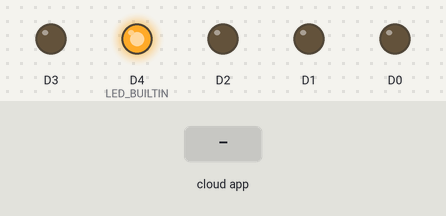
The sketch below on a simulated ESP8266 (NodeMCU). Parts: output pins drawn as LEDs (lit = HIGH, except the on-board LED, lit = LOW). The test bench sets the inputs (shaded band). WiFi joins after 1.5 s; servers stay silent unless stated; no MQTT or app messages arrive unless stated; what the sketch prints to the serial monitor is not drawn.

Above: at 2.7 s.
2.8 s: the phone or cloud app sets up to 1
At 3.3 s:
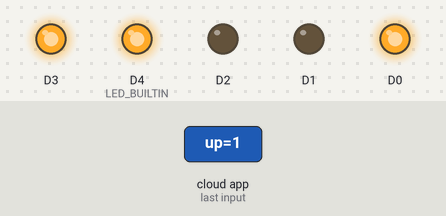
4.3 s: the phone or cloud app sets left to 1
At 4.8 s:
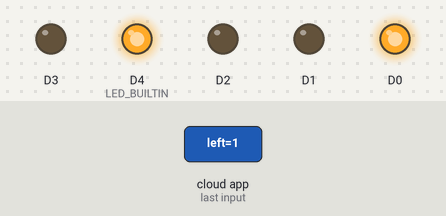
5.8 s: the phone or cloud app sets right to 1
At 6.7 s:
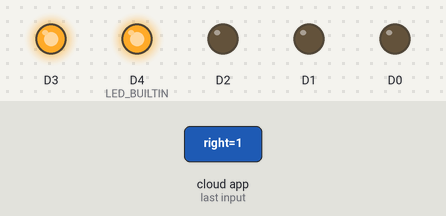
7.3 s: the phone or cloud app sets down to 1
At 8.3 s:
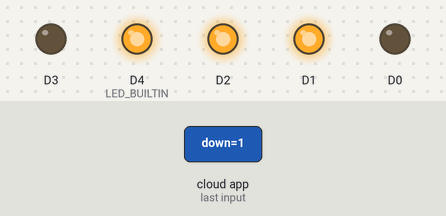
8.8 s: the phone or cloud app sets left to 1
At 10.0 s:
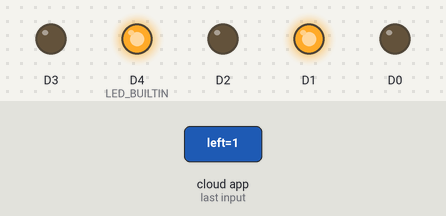
10.3 s: the phone or cloud app sets right to 1
At 11.7 s:
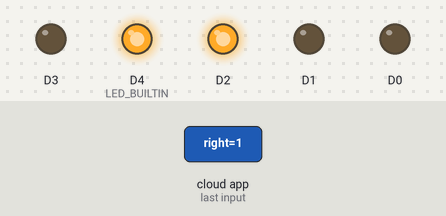
Timing chart, 0 to 16.8 s (numbered marks = the images above; inputs shaded):
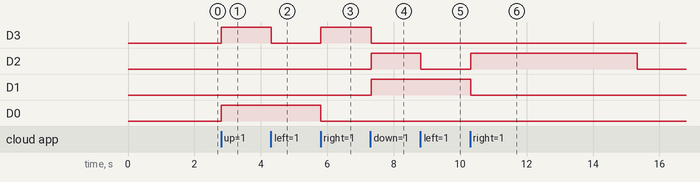

Measured:
- after the input at 2.8 s, D3, D0: LOW → HIGH at once
- after the input at 4.3 s, D3: HIGH → LOW at once
- after the input at 5.8 s, D3: LOW → HIGH at once; D0: HIGH → LOW at once
- after the input at 7.3 s, D3: HIGH → LOW at once; D2, D1: LOW → HIGH at once
- after the input at 8.8 s, D2: HIGH → LOW at once
- after the input at 10.3 s, D2: LOW → HIGH at once, → LOW 5.0 s later; D1: HIGH → LOW after 0.02 s instead of 3.5 s

The sketch:

mqtt_car_controller-with-react.ino
```cpp
#include <ESP8266WiFi.h>
#include "Adafruit_MQTT.h"
#include "Adafruit_MQTT_Client.h"

/************************* WiFi Access Point *********************************/

//#define WLAN_SSID       "Dhingra"
//#define WLAN_PASS       "alohomora"
#define WLAN_SSID       "Dhingra"
#define WLAN_PASS       "alohomora"

/************************* Adafruit.io Setup *********************************/

#define AIO_SERVER      "mqtt.raghavdhingra.com"
#define AIO_SERVERPORT  1883                   // use 8883 for SSL
#define AIO_USERNAME    "raghavdhingra"
#define AIO_KEY         "qwerty1234"

/************ Global State (you don't need to change this!) ******************/

// Create an ESP8266 WiFiClient class to connect to the MQTT server.
WiFiClient client;
// or... use WiFiClientSecure for SSL
//WiFiClientSecure client;

// Setup the MQTT client class by passing in the WiFi client and MQTT server and login details.
Adafruit_MQTT_Client mqtt(&client, AIO_SERVER, AIO_SERVERPORT, AIO_USERNAME, AIO_KEY);

/****************************** Feeds ***************************************/

// Notice MQTT paths for AIO follow the form: <username>/feeds/<feedname>
// Setup a feed called 'onoff' for subscribing to changes.
Adafruit_MQTT_Subscribe upButton = Adafruit_MQTT_Subscribe(&mqtt, "car/remote/up");
Adafruit_MQTT_Subscribe leftButton = Adafruit_MQTT_Subscribe(&mqtt, "car/remote/left");
Adafruit_MQTT_Subscribe rightButton = Adafruit_MQTT_Subscribe(&mqtt, "car/remote/right");
Adafruit_MQTT_Subscribe downButton = Adafruit_MQTT_Subscribe(&mqtt, "car/remote/down");

/*************************** Sketch Code ************************************/

// Bug workaround for Arduino 1.6.6, it seems to need a function declaration
// for some reason (only affects ESP8266, likely an arduino-builder bug).
void MQTT_connect();

void setup() {
  Serial.begin(115200);
  delay(10);
  pinMode(D0, OUTPUT);
  pinMode(D1, OUTPUT);
  pinMode(D2, OUTPUT);
  pinMode(D3, OUTPUT);
  pinMode(LED_BUILTIN, OUTPUT);

  Serial.println(F("Adafruit MQTT demo"));

  // Connect to WiFi access point.
  Serial.println(); Serial.println();
  Serial.print("Connecting to ");
  Serial.println(WLAN_SSID);

  WiFi.begin(WLAN_SSID, WLAN_PASS);
  while (WiFi.status() != WL_CONNECTED) {
    delay(500);
    Serial.print(".");
  }
  Serial.println();

  Serial.println("WiFi connected");
  Serial.println("IP address: "); Serial.println(WiFi.localIP());

  // Setup MQTT subscription for onoff feed.
  mqtt.subscribe(&upButton);
  mqtt.subscribe(&leftButton);
  mqtt.subscribe(&rightButton);
  mqtt.subscribe(&downButton);
}

uint32_t x=0;

void loop() {
  // Ensure the connection to the MQTT server is alive (this will make the first
  // connection and automatically reconnect when disconnected).  See the MQTT_connect
  // function definition further below.
  digitalWrite(D0, LOW);
  digitalWrite(D1, LOW);
  digitalWrite(D2, LOW);
  digitalWrite(D3, LOW);
  digitalWrite(LED_BUILTIN, LOW);
  MQTT_connect();

  // this is our 'wait for incoming subscription packets' busy subloop
  // try to spend your time here

  Adafruit_MQTT_Subscribe *subscription;
  int currentBtn = 0;
  while ((subscription = mqtt.readSubscription(5000))) {
    if (subscription == &upButton) {
      currentBtn = 0;
      if (strcmp((char *)upButton.lastread,"0") == 0) {
        digitalWrite(D0, LOW);
        digitalWrite(D1, LOW);
        digitalWrite(D2, LOW);
        digitalWrite(D3, LOW);
      } else if (strcmp((char *)upButton.lastread,"1") == 0) {
        digitalWrite(D0, HIGH);
        digitalWrite(D1, LOW);
        digitalWrite(D2, LOW);
        digitalWrite(D3, HIGH);
      } else {
        digitalWrite(D0, LOW);
        digitalWrite(D1, LOW);
        digitalWrite(D2, LOW);
        digitalWrite(D3, LOW);
      }
    }
    if (subscription == &leftButton) {
      if (strcmp((char *)leftButton.lastread,"0") == 0) {
        digitalWrite(D0, LOW);
        digitalWrite(D1, LOW);
        digitalWrite(D2, LOW);
        digitalWrite(D3, LOW);
      } else if (strcmp((char *)leftButton.lastread,"1") == 0) {
        if (currentBtn == 0) {
          digitalWrite(D0, HIGH);
          digitalWrite(D1, LOW);
        } else {
          digitalWrite(D0, LOW);
          digitalWrite(D1, HIGH);
        }
        digitalWrite(D2, LOW);
        digitalWrite(D3, LOW);
      } else {
        digitalWrite(D0, LOW);
        digitalWrite(D1, LOW);
        digitalWrite(D2, LOW);
        digitalWrite(D3, LOW);
      }
    }
    if (subscription == &rightButton) {
      if (strcmp((char *)rightButton.lastread,"0") == 0) {
        digitalWrite(D0, LOW);
        digitalWrite(D1, LOW);
        digitalWrite(D2, LOW);
        digitalWrite(D3, LOW);
      } else if (strcmp((char *)rightButton.lastread,"1") == 0) {
        digitalWrite(D0, LOW);
        digitalWrite(D1, LOW);
        if (currentBtn == 0) {
          digitalWrite(D2, LOW);
          digitalWrite(D3, HIGH);
        } else {
          digitalWrite(D2, HIGH);
          digitalWrite(D3, LOW);
        }
      } else {
        digitalWrite(D0, LOW);
        digitalWrite(D1, LOW);
        digitalWrite(D2, LOW);
        digitalWrite(D3, LOW);
      }
    }
    if (subscription == &downButton) {
      currentBtn = 1;
      if (strcmp((char *)downButton.lastread,"0") == 0) {
        digitalWrite(D0, LOW);
        digitalWrite(D1, LOW);
        digitalWrite(D2, LOW);
        digitalWrite(D3, LOW);
      } else if (strcmp((char *)downButton.lastread,"1") == 0) {
        digitalWrite(D0, LOW);
        digitalWrite(D1, HIGH);
        digitalWrite(D2, HIGH);
        digitalWrite(D3, LOW);
      } else {
        digitalWrite(D0, LOW);
        digitalWrite(D1, LOW);
        digitalWrite(D2, LOW);
        digitalWrite(D3, LOW);
      }
    }
  }

  if(! mqtt.ping()) {
    mqtt.disconnect();
  }
}

// Function to connect and reconnect as necessary to the MQTT server.
// Should be called in the loop function and it will take care if connecting.
void MQTT_connect() {
  int8_t ret;

  // Stop if already connected.
  if (mqtt.connected()) {
    return;
  }

  Serial.print("Connecting to MQTT... ");

  uint8_t retries = 3;
  while ((ret = mqtt.connect()) != 0) { // connect will return 0 for connected
       Serial.println(mqtt.connectErrorString(ret));
       Serial.println("Retrying MQTT connection in 5 seconds...");
       mqtt.disconnect();
       delay(5000);  // wait 5 seconds
       retries--;
       if (retries == 0) {
         // basically die and wait for WDT to reset me
         while (1);
       }
  }
  Serial.println("MQTT Connected!");
}
```
